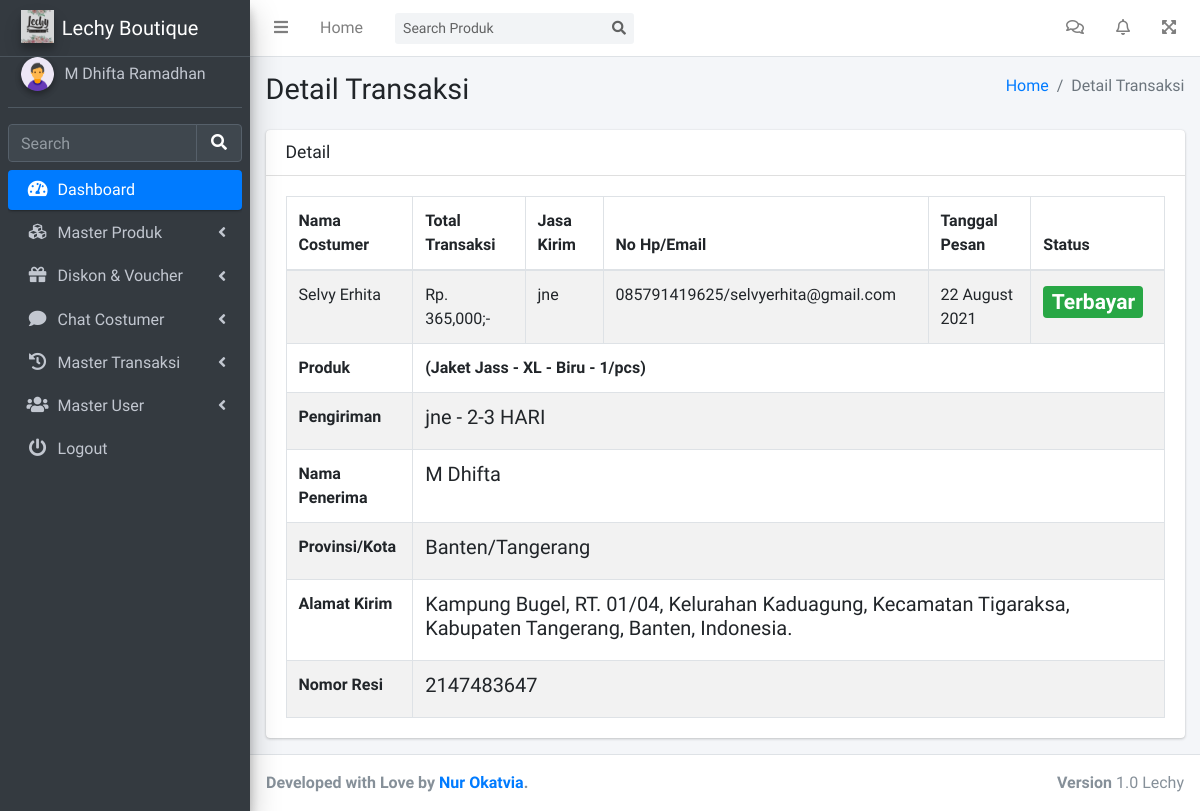
The page /admin/detailTransaksi.php?id=10 (signed in) on the database its author committed.
### tables this page shows
CREATE TABLE `tb_user` (
  `id_user` int(11) NOT NULL,
  `fname` varchar(144) NOT NULL,
  `lname` varchar(144) DEFAULT NULL,
  `telephone` varchar(144) NOT NULL,
  `saldo` int(100) NOT NULL,
  `email` varchar(144) NOT NULL,
  `password` varchar(144) NOT NULL,
  `roles` enum('0','1','2') NOT NULL,
  `status` enum('0','1') NOT NULL
);

CREATE TABLE `tb_transaksi` (
  `id_transaksi` int(11) NOT NULL,
  `no_order` varchar(100) NOT NULL,
  `id_user` int(11) NOT NULL,
  `total_transaksi` int(11) NOT NULL,
  `jasa_pengiriman` varchar(144) NOT NULL,
  `durasi_ongkir` varchar(144) NOT NULL,
  `alamat_kirim` text NOT NULL,
  `nama_penerima` varchar(144) NOT NULL,
  `provinsi_kirim` varchar(144) NOT NULL,
  `kota_kirim` varchar(144) NOT NULL,
  `tanggal_transaksi` date NOT NULL,
  `no_resi` int(11) DEFAULT NULL
);

CREATE TABLE `tb_dt_transaksi` (
  `id_dt_transaksi` int(11) NOT NULL,
  `id_transaksi` int(11) NOT NULL,
  `id_produk` int(11) NOT NULL,
  `banyak` int(11) NOT NULL,
  `id_warna` int(11) NOT NULL,
  `id_ukuran` int(11) NOT NULL
);

CREATE TABLE `tb_produk` (
  `id_produk` int(11) NOT NULL,
  `nama_produk` varchar(144) NOT NULL,
  `stok` int(11) NOT NULL,
  `harga_produk` int(11) NOT NULL,
  `berat_produk` int(11) NOT NULL,
  `id_kategori` int(11) NOT NULL,
  `deskripsi_produk` text NOT NULL,
  `status` enum('1','0') NOT NULL
);

CREATE TABLE `tb_ukuran` (
  `id_ukuran` int(11) NOT NULL,
  `id_produk` int(11) NOT NULL,
  `jenis_ukuran` varchar(144) NOT NULL
);

CREATE TABLE `tb_warna` (
  `id_warna` int(11) NOT NULL,
  `id_produk` int(11) NOT NULL,
  `jenis_warna` varchar(144) NOT NULL
);

### admin/detailTransaksi.php (the view, shortened to what this page needs)
<?php include '../config/config.php'; ?>
<?php $query = $mysqli->query("SELECT tbr.*, tbp.status, tbu.fname, tbu.lname, tbu.telephone, tbu.email FROM tb_transaksi as tbr JOIN tb_pembayaran as tbp ON tbp.id_transaksi=tbr.id_transaksi JOIN tb_user as tbu ON tbu.id_user=tbr.id_user WHERE tbr.id_transaksi='$_GET[id]'"); ?>
<?php $value = $query->fetch_object(); ?>
<!DOCTYPE html>
<html lang="en">
<head>
  <?php include 'asset/css.php'; ?>
</head>
<body class="hold-transition sidebar-mini layout-fixed layout-navbar-fixed layout-footer-fixed">
  <div class="wrapper">
    <?php include 'asset/navbar.php'; ?>
    <?php include 'asset/sidebar.php'; ?>
    <div class="content-wrapper">
      <div class="content-header">
        <div class="container-fluid">
          <div class="row mb-2">
            <div class="col-sm-6">
              <h1 class="m-0">Detail Transaksi</h1>
            </div>
            <div class="col-sm-6">
              <ol class="breadcrumb float-sm-right">
                <li class="breadcrumb-item"><a href="#">Home</a></li>
                <li class="breadcrumb-item active">Detail Transaksi</li>
              </ol>
            </div>
          </div>
        </div>
      </div>
      <section class="content">
        <div class="container-fluid">
          <div class="row">
            <div class="col-12">
              <div class="card">
                <div class="card-header">
                  <h3 class="card-title">Detail</h3>
                </div>
                <div class="card-body">
                  <table id="example" class="table table-bordered table-striped">
                    <thead>
                      <tr>
                        <th>Nama Costumer</th>
                        <th>Total Transaksi</th>
                        <th>Jasa Kirim</th>
                        <th>No Hp/Email</th>
                        <th>Tanggal Pesan</th>
                        <th>Status</th>
                      </tr>
                    </thead>
                    <tbody>
                      <tr>
                        <td><?= $value->fname ?> <?= $value->lname; ?></td>
                        <td>Rp. <?= number_format($value->total_transaksi); ?>;-</td>
                        <td><?= $value->jasa_pengiriman; ?></td>
                        <td><?= $value->telephone; ?>/<?= $value->email; ?></td>
                        <td><?= date("d F Y", strtotime($value->tanggal_transaksi)); ?></td>
                        <td>
                          <?php if ($value->status==0){ ?>
                            <h3><span class="badge badge-primary">Diproses</span></h3>
                          <?php } elseif ($value->status==1) { ?>
                            <h3><span class="badge badge-success">Terbayar</span></h3>
                          <?php } else { ?>
                            <h3><span class="badge badge-danger">Expired</span></h3>
                          <?php } ?>
                        </td>
                      </tr>
                      <?php $detail_produk = $mysqli->query("SELECT * FROM tb_dt_transaksi as tbd JOIN tb_produk as tbp ON tbp.id_produk=tbd.id_produk JOIN tb_warna as tbw ON tbw.id_warna=tbd.id_warna JOIN tb_ukuran as tbu ON tbu.id_ukuran=tbd.id_ukuran WHERE tbd.id_transaksi='$_GET[id]'"); ?>
                      <tr>
                        <th scope="row">Produk </th>
                        <td colspan="5">
                          <?php while ($produk = $detail_produk->fetch_object()) {
                            echo "<b>(".$produk->nama_produk." - ".$produk->jenis_ukuran." - ".$produk->jenis_warna." - ".$produk->banyak."/pcs)</b> ";
                          } ?>
                        </td>
                      </tr>
                      <tr>
                        <th scope="row">Pengiriman </th>
                        <td colspan="5">
                          <h5><?= $value->jasa_pengiriman; ?> - <?= $value->durasi_ongkir; ?></h5>
                        </td>
                      </tr>
                      <tr>
                        <th scope="row">Nama Penerima </th>
                        <td colspan="5">
                          <h5><?= $value->nama_penerima; ?></h5>
                        </td>
                      </tr>
                      <tr>
                        <th scope="row">Provinsi/Kota </th>
                        <td colspan="5">
                          <h5><?= $value->provinsi_kirim; ?>/<?= $value->kota_kirim; ?></h5>
                        </td>
                      </tr>
                      <tr>
                        <th scope="row">Alamat Kirim </th>
                        <td colspan="5">
                          <h5><?= $value->alamat_kirim; ?></h5>
                        </td>
                      </tr>
                      <?php if ($value->status==1): ?>
                        <tr>
                          <th scope="row">Nomor Resi </th>
                          <td colspan="5">
                            <?php if ($value->no_resi==null): ?>
                              <a href="addResi.php?id=<?= $value->id_transaksi; ?>" class="btn btn-primary">Tambah Nomor Resi</a>
                            <?php else: ?>
                              <h5><?= $value->no_resi; ?></h5>
                            <?php endif; ?>
                          </td>
                        </tr>
                      <?php endif; ?>
                    </table>
                  </div>
                </div>
              </div>
            </div>
          </div>
        </section>
      </div>
      <?php include 'asset/footer.php'; ?>
    </div>
  </body>
  </html>

### admin/asset/sidebar.php (shortened to what this page needs)
<?php
$query = $mysqli->query("SELECT * FROM tb_user WHERE id_user='$_SESSION[id_user]'");
$user = $query->fetch_object();
 ?>
<aside class="main-sidebar sidebar-dark-primary elevation-4">
  <a href="dashboard.php" class="brand-link">
    <img src="../vendor/assets/logo.jpg" alt="AdminLTE Logo" class="brand-image elevation-3" style="opacity: .8">
    <span class="brand-text font-weight-light">Lechy Boutique</span>
  </a>
  <div class="sidebar">
    <div class="user-panel mt-3 pb-3 mb-3 d-flex">
      <div class="image">
        <img src="../vendor/assets/user.png" class="img-circle elevation-2" alt="User Image">
      </div>
      <div class="info">
        <a href="#" class="d-block"><?= $user->fname; ?> <?= $user->lname; ?></a>
      </div>
    </div>
    <form class="" action="search.php" method="post">
      <div class="form-inline">
        <div class="input-group" data-widget="sidebar-search">
          <input class="form-control form-control-sidebar" name="search" type="search" placeholder="Search" aria-label="Search">
          <div class="input-group-append">
            <button class="btn btn-sidebar" type="submit">
              <i class="fas fa-search fa-fw"></i>
            </button>
          </div>
        </div>
      </div>
    </form>
    <nav class="mt-2">
      <ul class="nav nav-pills nav-sidebar flex-column" data-widget="treeview" role="menu" data-accordion="false">
        <li class="nav-item menu-open">
          <a href="dashboard.php" class="nav-link active">
            <i class="nav-icon fas fa-tachometer-alt"></i>
            <p>
              Dashboard
            </p>
          </a>
        </li>
        <li class="nav-item">
          <a href="addProduk.php" class="nav-link">
            <i class="nav-icon fas fa-cubes"></i>
            <p>
              Master Produk
              <i class="fas fa-angle-left right"></i>
            </p>
          </a>
        </li>
        <li class="nav-item">
          <a href="#" class="nav-link">
            <i class="nav-icon fas fa-gift"></i>
            <p>
              Diskon & Voucher
              <i class="right fas fa-angle-left"></i>
            </p>
          </a>
        </li>
        <li class="nav-item">
          <a href="#" class="nav-link">
            <i class="nav-icon fas fa-comment"></i>
            <p>
              Chat Costumer
              <i class="fas fa-angle-left right"></i>
            </p>
          </a>
        </li>
        <li class="nav-item">
          <a href="#" class="nav-link">
            <i class="nav-icon fas fa-history"></i>
            <p>
              Master Transaksi
              <i class="fas fa-angle-left right"></i>
            </p>
          </a>
        </li>
        <li class="nav-item">
          <a href="#" class="nav-link">
            <i class="nav-icon fas fa-users"></i>
            <p>
              Master User
              <i class="fas fa-angle-left right"></i>
            </p>
          </a>
        </li>
        <li class="nav-item">
          <a href="backend/logout.php" class="nav-link">
            <i class="nav-icon fas fa-power-off"></i>
            <p>
              Logout
            </p>
          </a>
        </li>
      </ul>
    </nav>
  </div>
</aside>

### rows shown on the page
tb_user: fname "M Dhifta", lname "Ramadhan"
tb_transaksi: id_user.fname "Selvy", id_user.lname "Erhita", total_transaksi "365,000", jasa_pengiriman "jne", id_user.telephone "085791419625", id_user.email "selvyerhita@gmail.com", tanggal_transaksi "22 August 2021", durasi_ongkir "2-3 HARI", nama_penerima "M Dhifta", provinsi_kirim "Banten", kota_kirim "Tangerang", alamat_kirim "Kampung Bugel, RT. 01/04, Kelurahan Kaduagung, Kecamatan Tigaraksa, Kabupaten Tangerang, Banten, Indonesia.", no_resi "2147483647"
tb_dt_transaksi: id_produk.nama_produk "Jaket Jass", id_ukuran.jenis_ukuran "XL", id_warna.jenis_warna "Biru", banyak "1"
